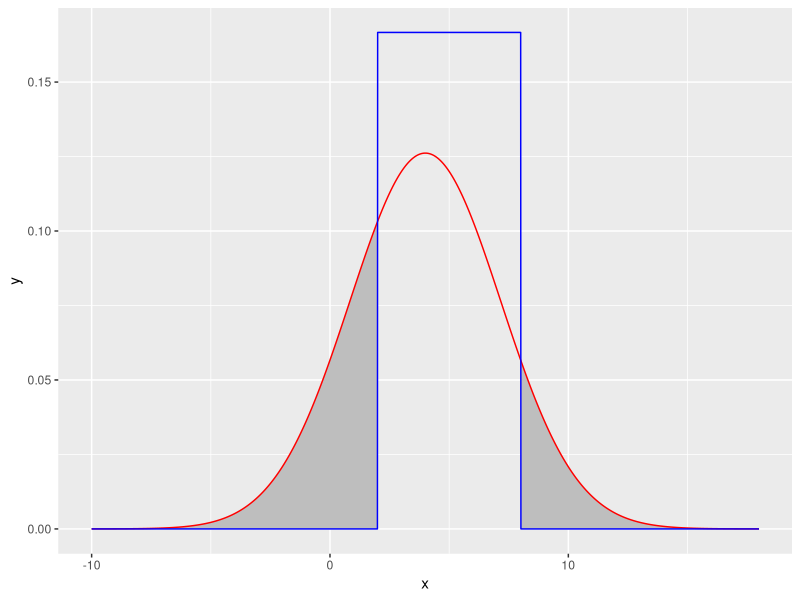

Generate this figure with R: (Note: this script raises an error after producing the figure.)
## ---- chunk 1
knitr::opts_chunk$set(echo = TRUE)
## ---- chunk 2
library(ggplot2)
x=seq(-10,18,by=0.01)
#distributions
dists<-data.frame(x=x,X=dnorm(x,mean=4,sd=sqrt(10)),Y=dunif(x,min=2,max=8))
data1<-dists[dists$x<2,]
data2<-dists[dists$x>8,]
#plot distributions
ggplot(dists)+geom_ribbon(data=data1,aes(x=x,ymin=Y,ymax=X), fill="grey")+
  geom_ribbon(data=data2,aes(x=x,ymin=Y,ymax=X), fill="grey")+
  geom_line(aes(x=x,y=X),colour="red")+
  geom_line(aes(x=x,y=Y),colour="blue")+ylab("y")

## ---- chunk 3
P=pnorm(2,4,sqrt(10))+pnorm(8,4,sqrt(10),lower.tail=FALSE)
P
## ---- chunk 4
#set seed for reproducibility
set.seed(2345,kind = "L'Ecuyer-CMRG")
#define range of x-values for which deviates will ge generated
xsize<-seq(-10,18,length=10000)
#define function
prob_func<-function(xsize){
  norm<-rnorm(xsize,mean=4,sd=sqrt(10))
  unif<-runif(xsize,min=2,max=8)
  diff<-norm-unif
  scs<-subset(norm,diff>0)
  p<-length(scs)/length(xsize)
  return(p)
}
p<-prob_func(xsize=xsize)
cat(p)
## ---- chunk 5
library(foreach)
set.seed(2345,kind = "L'Ecuyer-CMRG")
# no. of bootstrapped samples
NRepeat <- 2000
#distributions
norm<-rnorm(xsize,mean=4,sd=sqrt(10))
unif<-runif(xsize,min=2,max=8)
#observed data to be resampled
obsData <- data.frame(norm, unif)
newp<-c()
# loop across all samples
library(doParallel)
#create cluster
cl <- parallel::makeCluster(spec = 4/4, type= "PSOCK")
registerDoParallel(cl)

newp<- foreach(i=1:NRepeat, .combine = "c")%dopar%{
  # resample with replacement
  bootData <- obsData[sample(x = length(xsize), size = length(xsize), replace = T), ]
  
  # calculate probability in this alternative sample
  newdiff<-bootData[,1]-bootData[,2]
  newscs<-subset(newdiff,newdiff>0)
  length(newscs)/length(xsize)}

#visualisation
hist(newp, main = "Sampling Distribution for Pr(X>Y)",xlab="Probability",breaks=15)
abline(v = mean(newp), lty=2,lwd = 3, col="red")
cat(mean(newp))
## ---- chunk 6
#define vector
variance <- foreach(i=2:length(newp),.combine = "c")%dopar%{
  var(newp[1:(i+1)])
}

result<-data.frame(vars=variance,n_sim=seq(2,2000))
#plot variances
ggplot(result)+geom_point(aes(x=n_sim,y=vars))+xlab("Number of Simulations")+
  ylab("Sample Variance of Probabilities")+
  geom_hline(yintercept=mean(result$vars[1000:1998]), linetype="dashed", color = "red")
cat(mean(result$vars[1000:1998]))
## ---- chunk 7
#generate values of p from samples with increasing number of deviates
p<-foreach(i=1:1000,.combine="c")%dopar%{
    norm<-rnorm(i,mean=4,sd=sqrt(10))
    unif<-runif(i,min=2,max=8)
    diff<-norm-unif
    scs<-subset(diff,diff>0)
    length(scs)/i}
#define variances
varp<-foreach(i=1:1000-1,.combine = "c")%dopar%{
  varp<-var(p[1:(i+1)])
}
#plot variances
plot(x=seq(1:1000),y=varp,xlab="Individual Simulations of p",
     ylab="Single Sample Variance")
## ---- chunk 8
tourn_func<-function(winp){
  #loss probability
  lossp=1-winp
  #possible outcomes
  outcome<-c("win","loss")
  #define empty vector
  tournres<-c()
  #loop over number of possible rounds
  for(i in 1:9){
    matchres<-sample(outcome,1,replace=T,prob=c(winp,lossp))
    tournres<-c(tournres,matchres)
    if(length(tournres[tournres=="loss"])==3){
      break}
    if(length(tournres[tournres=="win"])==7){
      break}
    }
  #total number of games played
  n_games<-length(tournres)
  #winrate
  winrate<-length(tournres[tournres=="win"])/length(tournres)
  #dataframe of results
  statdf<-data.frame(n=n_games,winrate=winrate)
}
## ---- chunk 9
#number of deviates
np=1000
#for reproducibility
set.seed(30)
#vector of deviates from uniform distribution
pvec<-sort(runif(np,min=0,max=1))
#define empty vectors for the outcome statistics
nvec<-c()
winrvec<-c()
#loop over all deviates
for(i in seq(np)){
  tourn<-tourn_func(pvec[i])
  nvec<-c(nvec,tourn$n)
  winrvec<-c(winrvec,tourn$winrate)
}
#collect results in a dataframe
tourndf<-data.frame(p=pvec,n_games=nvec,obs_winrate=winrvec)
#plot number of games against p
ggplot(tourndf)+
  geom_point(aes(x=pvec,y=nvec))+
  xlab("p")+ylab("Number of Games")+
  ggtitle("Games Played for Each Randomly Drawn p")+
  theme(plot.title = element_text(hjust = 0.5))
## ---- chunk 10
#number of simulations for each p
prep=1000
#define vector of p
sq<-seq(0,1,by=0.1)
pvec<-rep(sq,each=prep)
#create empty vectors to store statistics
nvec<-c()
winrvec<-c()
#loop over all p
for(i in seq(length(pvec))){
  tourn<-tourn_func(pvec[i])
  nvec<-c(nvec,tourn$n)
  winrvec<-c(winrvec,tourn$winrate)
}
#collect results in dataframe
tourndf<-data.frame(p=pvec,n_games=nvec,obs_winrate=winrvec)
#calculate statistics for each different p
mean_gam<-tapply(tourndf$n_games, pvec, mean)
mean_obswin<-tapply(tourndf$obs_winrate, pvec, mean)
#collect averaged statistics in dataframe
means_res<-data.frame(p=sq,n_games=mean_gam,obs_winrate=mean_obswin,discrepancy=sq-mean_obswin)
#print dataframe
row.names(means_res)=NULL
knitr::kable(means_res[,c(1,2)])
#plot results
ggplot(means_res)+
  geom_smooth(aes(x=p,y=n_games),colour="red",method="loess")+
  geom_point(aes(x=p,y=n_games))+
  xlab("p")+ylab("Mean Games Played")+
  scale_y_continuous(limits = c(3, 8))+
  ggtitle("Effect of Win Probability on Number of Games Played")+
  theme(plot.title = element_text(hjust = 0.5))
## ---- chunk 11
ggplot(means_res)+
  geom_smooth(aes(x=p,y=obs_winrate),colour="red",method="loess")+
  geom_point(aes(x=p,y=obs_winrate))+
  geom_line(aes(x=p,y=p),colour="darkgrey",size=1,linetype="dashed")+
  xlab("Assumed")+
  ylab("Observed")+
  ggtitle("Relationship between Assumed and Observed Winrates")+
  theme(plot.title = element_text(hjust = 0.5))

knitr::kable(means_res[,c(1,3,4)])
## ---- chunk 12
no_games=c(3:9)
#function for maximum likelihood probabilities for each no. games played
ml<-function(w){
  l=1-w
  probs<-c(l^3,choose(4,3)*l^3*w,choose(5,3)*l^3*w^2,choose(6,3)*l^3*w^3,
           choose(7,3)*l^3*w^4+w^7,choose(8,3)*l^3*w^5+choose(8,1)*l*w^7,
           choose(9,3)*l^3*w^6+choose(9,2)*l^2*w^7)
  return(probs)
}
#collect maximum likelihood probabilities for each win rate
data<-data.frame(no_games=no_games,ml0=ml(0),ml.1=ml(.1),ml.2=ml(.2),ml.3=ml(.3),
                 ml.4=ml(.4),ml.5=ml(.5),ml.6=ml(.6),ml.7=ml(.7),ml.8=ml(.8),
                 ml.9=ml(.9),ml1=ml(1))
#plot games played against maximum likelihood probabilities for each assumed win rate w"
ggplot(data)+stat_smooth(aes(x=no_games,y=ml0,colour="p=0"),se=FALSE)+
     geom_smooth(aes(x=no_games,y=ml.1,colour="p=0.1"),se=FALSE)+
     geom_smooth(aes(x=no_games,y=ml.2,colour="p=0.2"),se=FALSE)+
     geom_smooth(aes(x=no_games,y=ml.3,colour="p=0.3"),se=FALSE)+
     geom_smooth(aes(x=no_games,y=ml.4,colour="p=0.4"),se=FALSE)+
     geom_smooth(aes(x=no_games,y=ml.5,colour="p=0.5"),se=FALSE)+
     geom_smooth(aes(x=no_games,y=ml.6,colour="p=0.6"),se=FALSE)+
     geom_smooth(aes(x=no_games,y=ml.7,colour="p=0.7"),se=FALSE)+
     geom_smooth(aes(x=no_games,y=ml.8,colour="p=0.8"),se=FALSE)+
     geom_smooth(aes(x=no_games,y=ml.9,colour="p=0.9"),se=FALSE)+
     geom_smooth(aes(x=no_games,y=ml1,colour="p=1"),se=FALSE)+
     xlab("games played")+ylab("Maximum Likelihood Probability")
